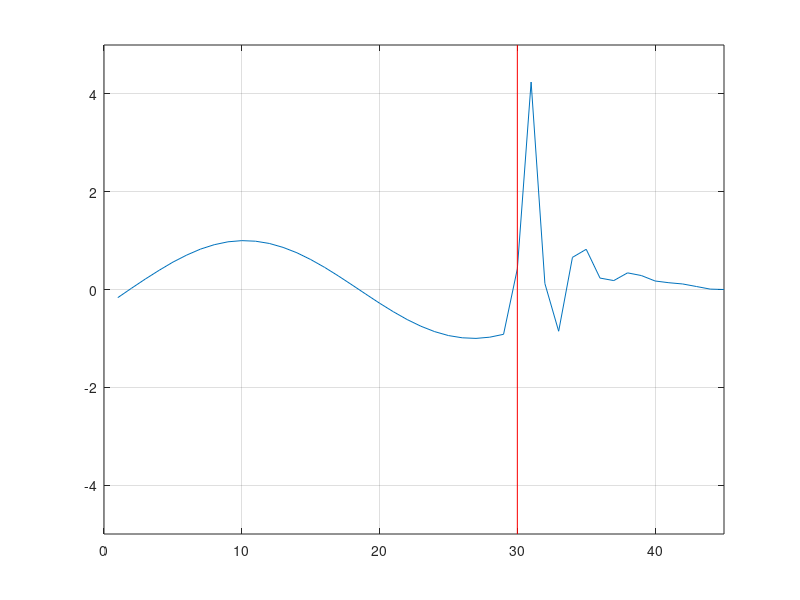

Here is the MATLAB script that generated this plot:
clear all
clc

    
permeability=4*pi*1e-7;  %Free Space
permitivity=8.85e-12;    %Free Space
c=1/sqrt(permeability*permitivity);           
                      
m=45; 
ex=zeros(1,m);
hy=zeros(1,m);
cb=zeros(1,m);
eaf=zeros(1,m);
s=zeros(1,m);
dt=zeros(1,m);

dx = .01;
dt = dx/(2*c);
d0 = 0.3;                       
                                  
%region

k1=fix(d0/dx);% blood



% free space
permitivity(1,1:k1)=1;
dt(1,1:k1) = dx/(2*c);  
s(1,1:k1) = 0;

% blood
permitivity(1,k1:m)=  61.36  ;
dt(1,k1:m) = dx/(2*c); 
s(1,k1:m) = 1.5379;






ex_left_m1 = 0;
ex_left_m2 = 0;
ex_right_m1 = 0;
ex_right_m2 = 0;
ex_left_b1_m1 = 0;
ex_left_b1_m2 = 0;


iteration = 500;                       

for n = 1:iteration
    for k = 2:45
        eaf =dt(1,k)*s(1,k)/(2*permitivity(1,k)*8.85e-12);
        ca=(1-eaf)/(1+eaf);
        cb=0.5/(permitivity(1,k)*(1+eaf));
        
        ex(1,k) = ca*ex(1,k) + cb*(hy(1,k-1) - hy(1,k));    
    end
    source = sin(2*pi*900*10^(6)*dt(1,1)*n);       
     ex(1,2) = source;
    
    % Boundaries
    if n>2
        KE=45;
        kc=30;
        % Left boundary
        ex(1,1) = ex_left_m2;      % set left boundary of ex(1) by the value of ex(2)@n-2
        ex_left_m2 = ex_left_m1;   % set the value of ex(2)@n-2 by the value of ex(2)@n-1
        ex_left_m1 = ex(1,2);      % set the value of ex(2)@n-1 by the value of ex(2)@n (current value)
        % Right boundary
        ex(1,KE) = ex_right_m2;    % set right boundary of ex(201) by the value of ex(200)@n-2
        ex_right_m2 = ex_right_m1; % set the value of ex(200)@n-2 by the value of ex(200)@n-1
        ex_right_m1 = ex(1,KE-1);  % set the value of ex(200)@n-1 by the value of ex(200)@n (current value)
        
        % dielectric edge
        ex(1,kc) = ex_left_b1_m2;
        ex_left_b1_m2 = ex_left_b1_m1;
        ex_left_b1_m1 = ex(1,kc-1);
    end
   
    for k = 1:44
         hy(1,k) = hy(1,k) + .5*(ex(1,k) - ex(1,k+1));  
    end
 
    plot(hy);grid
    axis([0 m -5 5]); 
    line([k1,k1],[-5,5],'Color','r');
     
  
    frame = getframe();
    
    
end